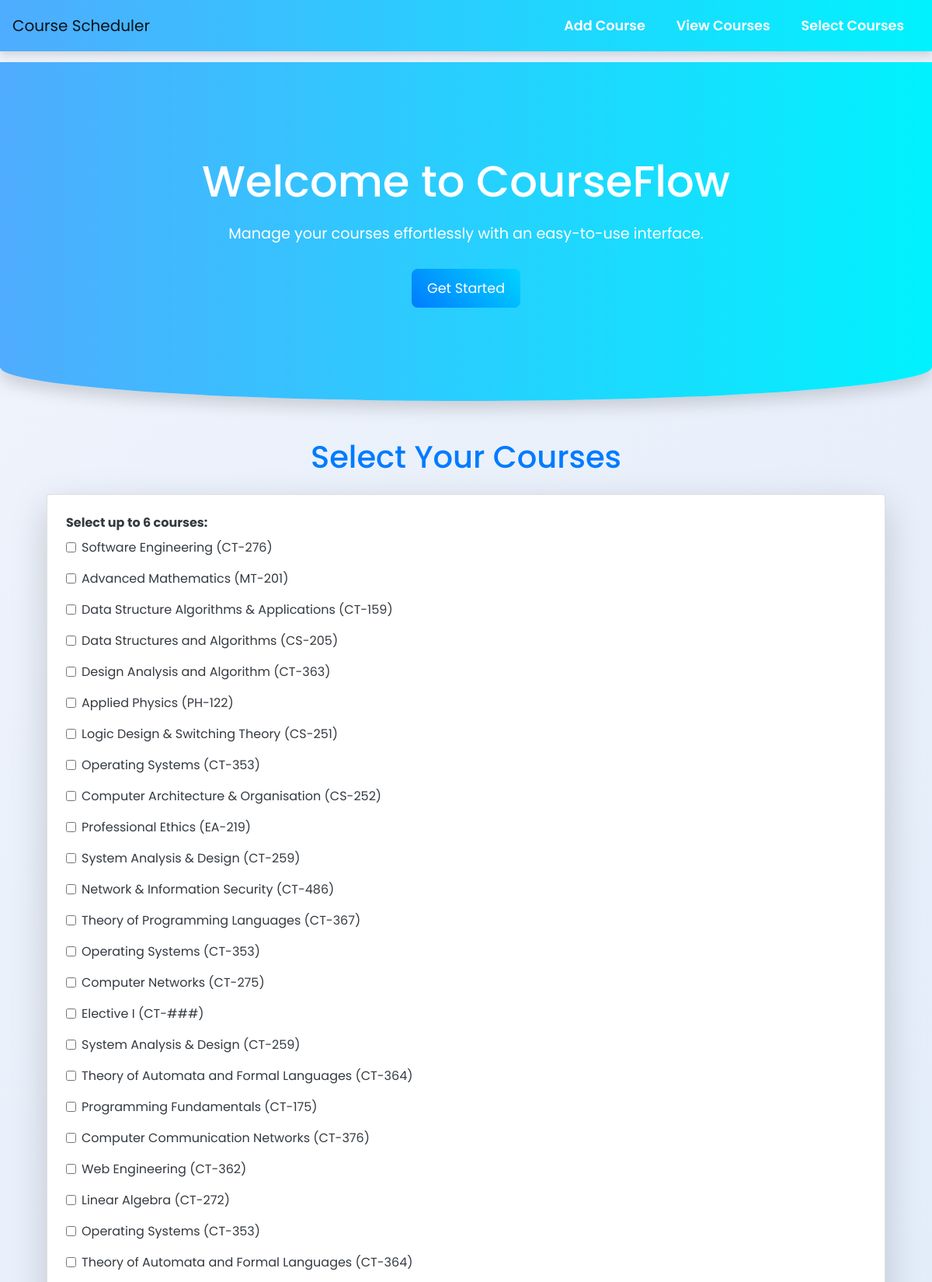
/select_courses (upper part), run on the app's committed database.
### tables this page shows
CREATE TABLE course_schedule (
        id INTEGER PRIMARY KEY AUTOINCREMENT,
        teacher_name TEXT NOT NULL,
        course_code TEXT NOT NULL,
        course_title TEXT NOT NULL,
        day_of_week TEXT NOT NULL,
        class_start_time TIME NOT NULL,
        class_end_time TIME NOT NULL,
        room INTEGER NOT NULL
    );

### app.py (the view, shortened to what this page needs)
@app.route('/select_courses', methods=['GET', 'POST'])
def select_courses():
    try:
        with get_db_connection() as conn:
            if conn:
                cursor = conn.cursor()
                cursor.execute("SELECT * FROM course_schedule")
                courses = cursor.fetchall()
            else:
                raise sqlite3.Error("Failed to connect to the database")
        return render_template('select_courses.html', courses=courses)
    except sqlite3.Error as e:
        flash(f"Database error: {e}", "danger")
        return render_template('select_courses.html', courses=[])

### app.py (called while the page is built)
def get_db_connection():
    try:
        conn = sqlite3.connect('university_schedule.db')  # Connect to the database file
        conn.row_factory = sqlite3.Row  # Allows rows to behave like dictionaries
        return conn
    except sqlite3.Error as e:
        print(f"Database connection error: {e}")
        flash(f"Database error: {e}", "danger")
        return None

### templates/select_courses.html (shortened to what this page needs)
{% extends 'base.html' %}
{% block content %}
    <div class="container mt-5">
        <h1 class="text-center mb-4 text-primary">Select Your Courses</h1>
        <div class="card shadow-lg p-4 rounded">
            <form method="POST">
                <div class="form-group">
                    <label class="font-weight-bold text-dark">Select up to 6 courses:</label><br>
                    {% for course in courses %}
                    <div class="form-check mb-3">
                        <input class="form-check-input" type="checkbox" name="courses" value="{{ course.id }}"
                               {% if course.id in selected_courses %} checked {% endif %}>
                        <label class="form-check-label text-dark">
                            {{ course.course_title }} ({{ course.course_code }})
                        </label>
                    </div>
                    {% endfor %}
                </div>
            </form>
        </div>
    </div>
{% endblock %}

### templates/base.html (style rules this page uses)
body { font-family: "Poppins", sans-serif; background: linear-gradient(135deg, #f0f4fc, #dae7f8); color: #333; margin: 0; padding: 0; }

### data on the page
course_schedule: course_title "Software Engineering", course_code "CT-276"
course_schedule: course_title "Advanced Mathematics", course_code "MT-201"
course_schedule: course_title "Data Structure Algorithms & Applications", course_code "CT-159"
course_schedule: course_title "Data Structures and Algorithms", course_code "CS-205"
course_schedule: course_title "Design Analysis and Algorithm", course_code "CT-363"
course_schedule: course_title "Applied Physics", course_code "PH-122"
course_schedule: course_title "Logic Design & Switching Theory", course_code "CS-251"
course_schedule: course_title "Operating Systems", course_code "CT-353"
course_schedule: course_title "Computer Architecture & Organisation", course_code "CS-252"
course_schedule: course_title "Professional Ethics", course_code "EA-219"
course_schedule: course_title "System Analysis & Design", course_code "CT-259"
course_schedule: course_title "Network & Information Security", course_code "CT-486"
course_schedule: course_title "Theory of Programming Languages", course_code "CT-367"
course_schedule: course_title "Operating Systems", course_code "CT-353"
course_schedule: course_title "Computer Networks", course_code "CT-275"
course_schedule: course_title "Elective I", course_code "CT-###"
course_schedule: course_title "System Analysis & Design", course_code "CT-259"
course_schedule: course_title "Theory of Automata and Formal Languages", course_code "CT-364"
course_schedule: course_title "Programming Fundamentals", course_code "CT-175"
course_schedule: course_title "Computer Communication Networks", course_code "CT-376"
course_schedule: course_title "Web Engineering", course_code "CT-362"
course_schedule: course_title "Linear Algebra", course_code "CT-272"
course_schedule: course_title "Operating Systems", course_code "CT-353"
course_schedule: course_title "Theory of Automata and Formal Languages", course_code "CT-364"
